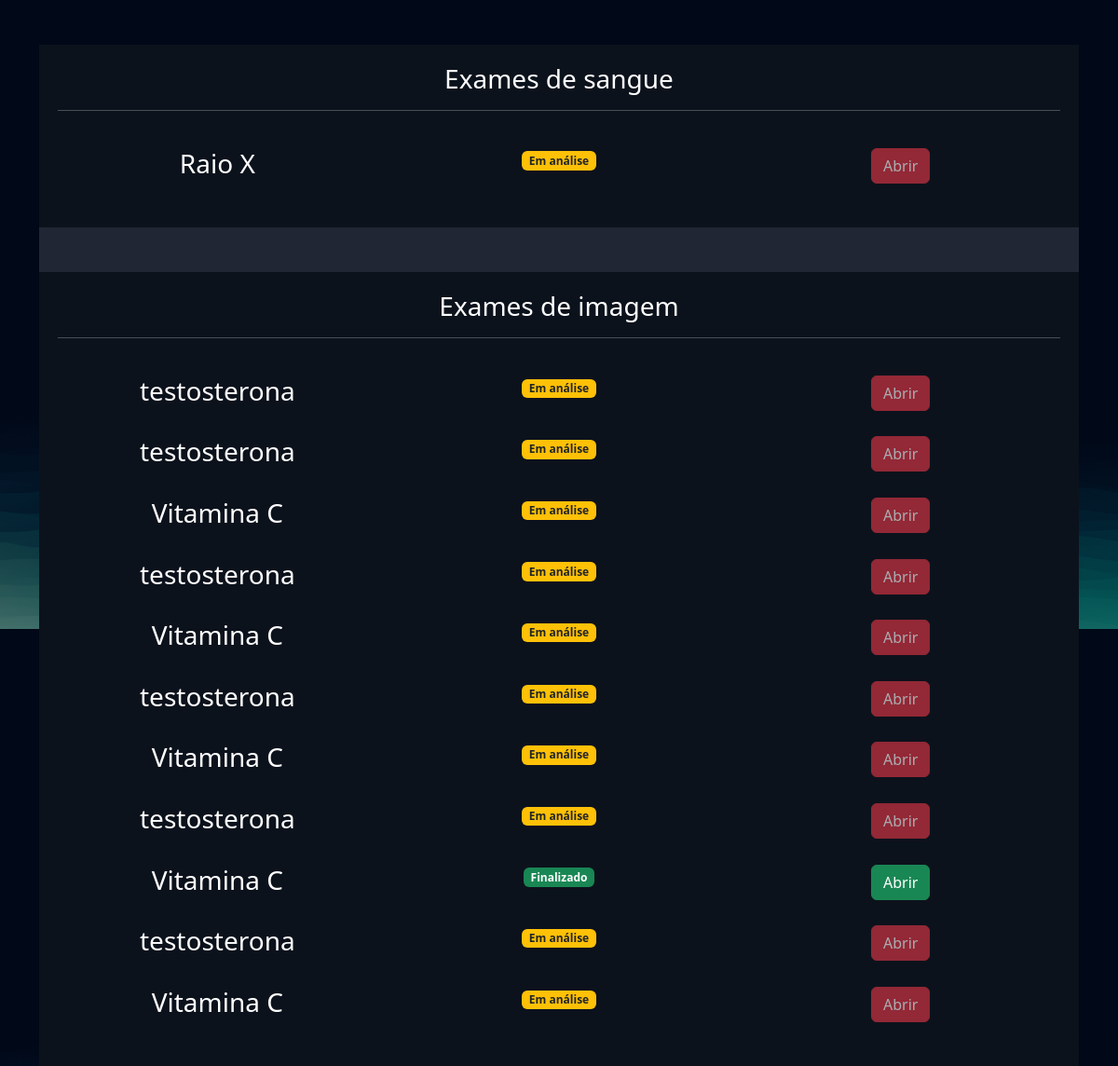
Screenshot of /exames/gerenciar_exames/ (signed in) with the database file from the repository.
### exames/models.py (models this page shows, shortened)
class SolicitacaoExame(models.Model):
    choice_status = (
        ('E', 'Em análise'),
        ('F', 'Finalizado'),
    )
    usuario = models.ForeignKey(User, on_delete=models.DO_NOTHING)
    exame = models.ForeignKey(TiposExame, on_delete=models.DO_NOTHING)
    status = models.CharField(max_length=2, choices=choice_status)
    resultado = models.FileField(upload_to="resultados", null=True, blank=True)
    requer_senha = models.BooleanField(default=False)
    senha = models.CharField(max_length=16, null=True, blank=True)
    def badge_template(self):
        if self.status == 'E':
            classes = 'bg-warning text-dark'
            texto = "Em análise"
        elif self.status == 'F':
            classes = 'bg-success'
            texto = "Finalizado"
        return mark_safe(f'<span class="badge bg-primary {classes}">{texto}</span>')

class TiposExame(models.Model):
    tipo_choices = (
        ('I', 'Exame de imagem'),
        ('S', 'Exame de Sangue'),
    )
    nome = models.CharField(max_length=50)
    tipo = models.CharField(max_length=1, choices=tipo_choices)
    preco = models.FloatField()
    disponivel = models.BooleanField(default=True)
    horario_inicial = models.IntegerField()
    horario_final = models.IntegerField()

### exames/views.py (the view)
# urls.py: path('gerenciar_exames/', views.gerenciar_exames, name='gerenciar_exames'),
@login_required
def gerenciar_exames(request):
    exames = SolicitacaoExame.objects.filter(usuario=request.user)
    return render(request, 'gerenciar_exames.html', {'exames':exames})

### exames/templates/gerenciar_exames.html (shortened to what this page needs)
{% extends "base.html" %}
{% load static %}
{% block 'head' %}
    <link href="{% static 'exames/css/css.css' %}" rel="stylesheet">
    <link href="{% static 'exames/css/gerenciar_pedidos.css' %}" rel="stylesheet">
    <link href="{% static 'exames/css/gerenciar_exames.css' %}" rel="stylesheet">
{% endblock 'head' %}
{% block 'conteudo' %}
    <br>
    <br>
    <div class="container">
        <div class="card card-view">
            <div class="sub-card">
                <h3>Exames de sangue</h3>
                <hr>
                <br>
                {% for exame in exames %}
                    {% if exame.exame.tipo == 'I' %}
                        <div class="row">
                            <div class="col-md">
                                <h3>{{exame.exame.nome}}</h3>
                            </div>
                            <div class="col-md">
                                {{exame.badge_template}}
                            </div>
                            <div class="col-md">
                                {% if exame.status == 'F' %}
                                    <a href="{% url 'permitir_abrir_exame' exame.id %}" class="btn btn-success">Abrir</a>
                                {% else %}
                                    <a href="#" class="btn btn-danger disabled" >Abrir</a>
                                {% endif %}
                            </div>
                        </div>
                        <br>
                    {% endif %}
                {% endfor %}
            </div>
            <br>
            <br>
            <div class="sub-card">
                <h3>Exames de imagem</h3>
                <hr>
                <br>
                {% for exame in exames %}
                {% if exame.exame.tipo == 'S' %}
                    <div class="row">
                        <div class="col-md">
                            <h3>{{exame.exame.nome}}</h3>
                        </div>
                        <div class="col-md">
                            {{exame.badge_template}}
                        </div>
                        <div class="col-md">
                            {% if exame.status == 'F' %}
                                <a href="{% url 'permitir_abrir_exame' exame.id %}" class="btn btn-success">Abrir</a>
                            {% else %}
                                <a href="#" class="btn btn-danger disabled" >Abrir</a>
                            {% endif %}
                        </div>
                    </div>
                    <br>
                {% endif %}
                {% endfor %}
            </div>
        </div>
    </div>
{% endblock 'conteudo' %}

### templates/static/geral/css/base.css (style rules this page uses)
:root { --main-color: #151C34; --dark-color: #0C121C ; --light-color: #6DE6EE; --contrast-color: #f4c96b; --differential-color: #066668; }
* { color: white }

### templates/static/exames/css/css.css (style rules this page uses)
body { background-image: url('/static/geral/img/bg2.png'); background-size: cover; }
.card { background-color: rgba(217, 217, 217, .14); color: white; padding: 15px; }

### templates/static/exames/css/gerenciar_pedidos.css (style rules this page uses)
.card-view { text-align: center; padding: 0; border: none; height: 70vh; }

### templates/static/exames/css/gerenciar_exames.css (style rules this page uses)
.sub-card { background-color: var(--dark-color); padding: 20px; }

### rows the page displays
SolicitacaoExame: exame.nome "Raio X", badge_template "Em análise", shows "Abrir"
SolicitacaoExame: exame.nome "testosterona", badge_template "Em análise", shows "Abrir"
SolicitacaoExame: exame.nome "testosterona", badge_template "Em análise", shows "Abrir"
SolicitacaoExame: exame.nome "Vitamina C", badge_template "Em análise", shows "Abrir"
SolicitacaoExame: exame.nome "testosterona", badge_template "Em análise", shows "Abrir"
SolicitacaoExame: exame.nome "Vitamina C", badge_template "Em análise", shows "Abrir"
SolicitacaoExame: exame.nome "testosterona", badge_template "Em análise", shows "Abrir"
SolicitacaoExame: exame.nome "Vitamina C", badge_template "Em análise", shows "Abrir"
SolicitacaoExame: exame.nome "testosterona", badge_template "Em análise", shows "Abrir"
SolicitacaoExame: exame.nome "Vitamina C", badge_template "Finalizado", shows "Abrir"
SolicitacaoExame: exame.nome "testosterona", badge_template "Em análise", shows "Abrir"
SolicitacaoExame: exame.nome "Vitamina C", badge_template "Em análise", shows "Abrir"
